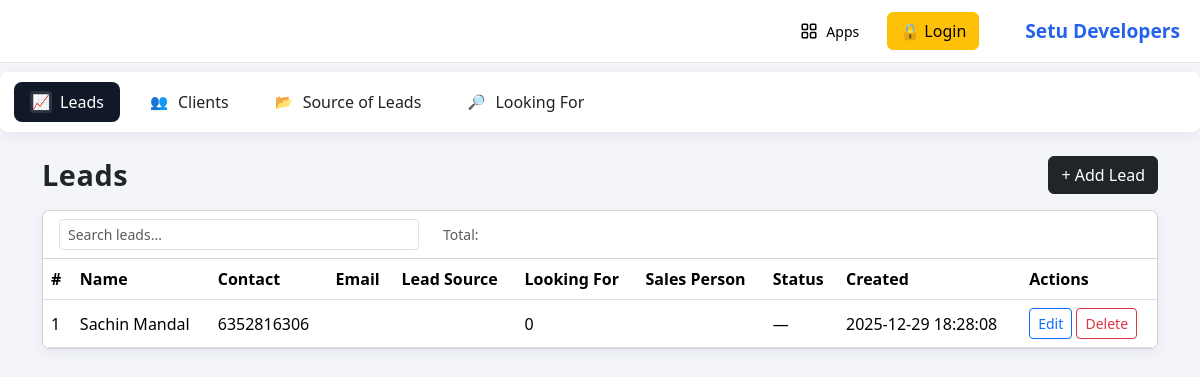
The app's page /admin/leads/leads.php, older data.
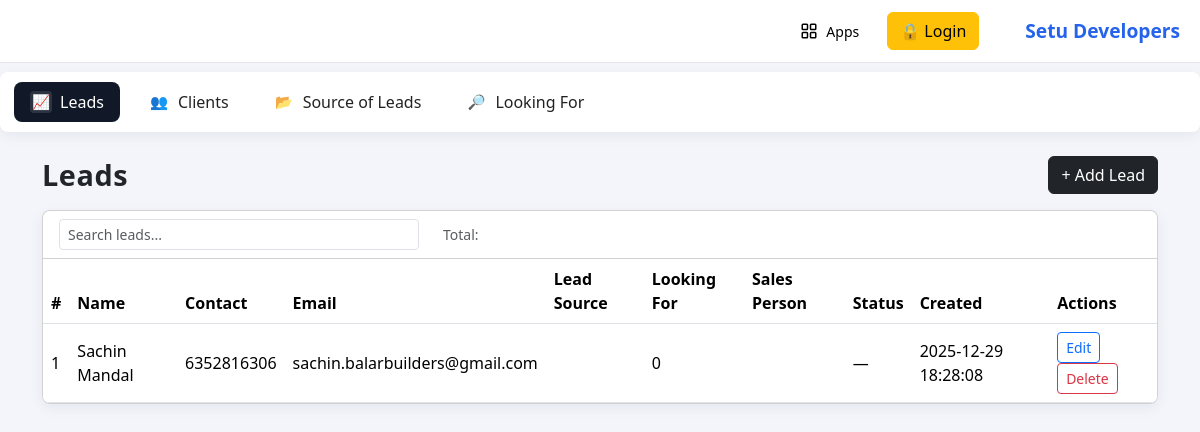
The same page, newer data.
### tables this page shows
CREATE TABLE IF NOT EXISTS `leads` (
  `id` int NOT NULL AUTO_INCREMENT,
  `name` varchar(100) NOT NULL,
  `contact_number` varchar(20) NOT NULL,
  `email` varchar(100) DEFAULT NULL,
  `looking_for_id` int DEFAULT NULL,
  `lead_source_id` int DEFAULT NULL,
  `sales_person` varchar(100) DEFAULT NULL,
  `profile` varchar(50) DEFAULT NULL,
  `pincode` varchar(10) DEFAULT NULL,
  `city` varchar(50) DEFAULT NULL,
  `state` varchar(50) DEFAULT NULL,
  `country` varchar(50) DEFAULT NULL,
  `reference` varchar(100) DEFAULT NULL,
  `purpose` varchar(100) DEFAULT NULL,
  `lead_status` enum('Hot','Warm','Cold') DEFAULT 'Warm',
  `notes` text,
  `created_at` datetime DEFAULT CURRENT_TIMESTAMP,
  `updated_at` datetime DEFAULT CURRENT_TIMESTAMP ON UPDATE CURRENT_TIMESTAMP,
  PRIMARY KEY (`id`),
  KEY `looking_for_id` (`looking_for_id`),
  KEY `lead_source_id` (`lead_source_id`)
);

### admin/leads/leads_list_fragment.php (the view, shortened to what this page needs)
<?php
include_once __DIR__ . '/../config/db.php';
$hasName = false; $hasTitle = false;
$col = $con->query("SHOW COLUMNS FROM lead_sources LIKE 'name'"); if ($col && $col->num_rows) $hasName = true;
$col = $con->query("SHOW COLUMNS FROM lead_sources LIKE 'title'"); if ($col && $col->num_rows) $hasTitle = true;
$selectSourceExpr = '';
if ($hasName && $hasTitle) {
  $selectSourceExpr = "COALESCE(ls.name, ls.title) AS source_name";
} elseif ($hasName) {
  $selectSourceExpr = "ls.name AS source_name";
} elseif ($hasTitle) {
  $selectSourceExpr = "ls.title AS source_name";
} else {
  $selectSourceExpr = "ls.id AS source_name";
}
$res = $con->query(
  "SELECT l.*, " . $selectSourceExpr . " FROM leads l LEFT JOIN lead_sources ls ON l.lead_source_id = ls.id ORDER BY l.id DESC"
);
function col($row, $k){
    return isset($row[$k]) ? htmlspecialchars($row[$k]) : '';
}
?>
<div class="table-responsive">
  <table class="table table-hover align-middle mb-0" id="leadsTable">
    <thead>
      <tr>
        <th>#</th>
        <th>Name</th>
        <th>Contact</th>
        <th>Email</th>
        <th>Lead Source</th>
        <th>Looking For</th>
        <th>Sales Person</th>
        <th>Status</th>
        <th>Created</th>
        <th>Actions</th>
      </tr>
    </thead>
    <tbody>
    <?php if ($res && $res->num_rows):
        while ($row = $res->fetch_assoc()): ?>
      <tr data-id="<?= col($row,'id') ?>">
        <td><?= col($row,'id') ?></td>
        <td><?= col($row,'name') ?></td>
        <td><?= col($row,'contact_number') ?></td>
        <td><?= col($row,'email') ?></td>
        <td><?= col($row,'source_name') ?></td>
        <td><?= col($row,'looking_for_id') ?></td>
        <td><?= col($row,'sales_person') ?></td>
        <?php
          $rawStatus = isset($row['lead_status']) ? strtolower(trim($row['lead_status'])) : '';
          $label = $rawStatus ? ucfirst($rawStatus) : '—';
          $badgeClass = '';
        ?>
        <td>
          <?php if ($badgeClass): ?>
            <span class="<?= $badgeClass ?>"><?= htmlspecialchars($label) ?></span>
          <?php else: ?>
            <?= htmlspecialchars($label) ?>
          <?php endif; ?>
        </td>
        <td><?= col($row,'created_at') ?></td>
        <td>
          <button class="btn btn-sm btn-outline-primary btn-edit-lead" data-lead-id="<?= col($row,'id') ?>">Edit</button>
          <button class="btn btn-sm btn-outline-danger btn-delete-lead">Delete</button>
        </td>
      </tr>
    <?php endwhile; else: ?>
      <tr><td colspan="8">No leads found.</td></tr>
    <?php endif; ?>
    </tbody>
  </table>
</div>

Row changes from the older to the newer data that the page shows:
changed leads "Sachin Mandal": email (not shown) → "sachin.balarbuilders@gmail.com"
